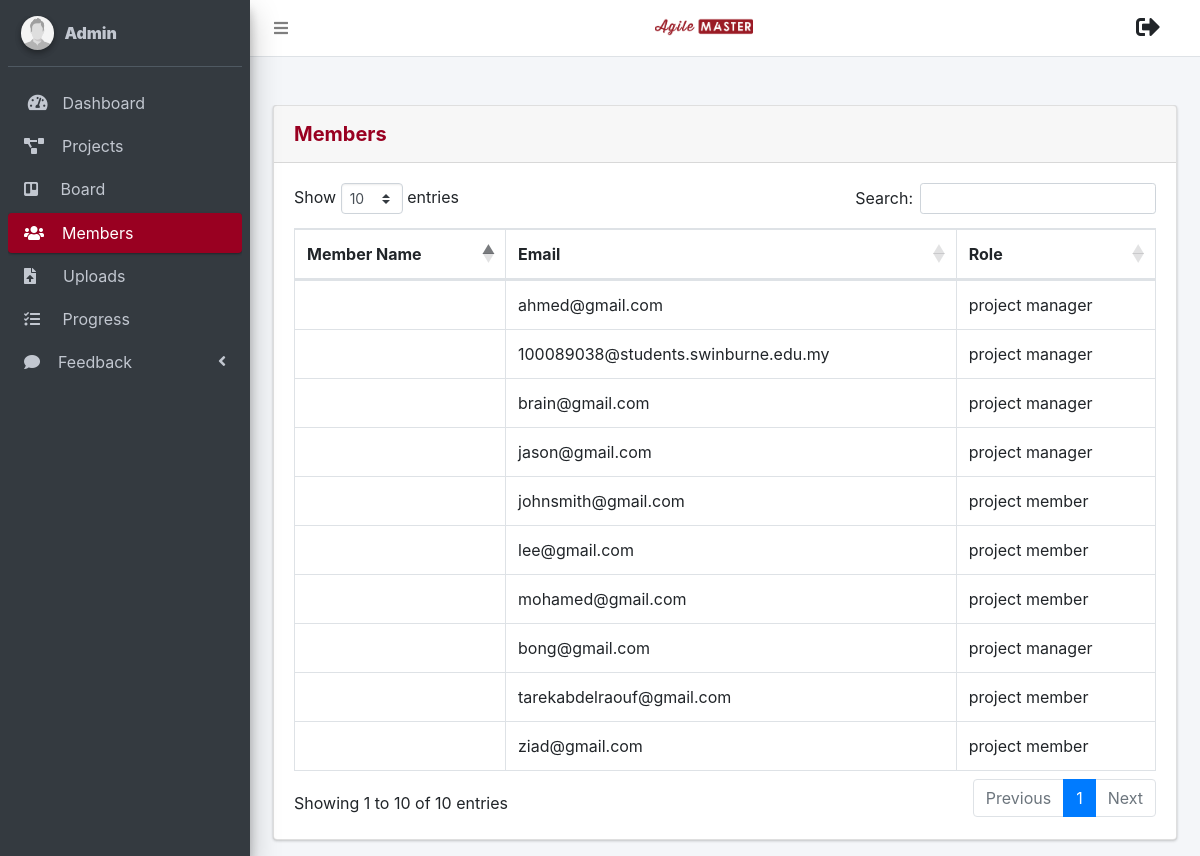
/admin/members.php, run on an earlier commit of the app's database.
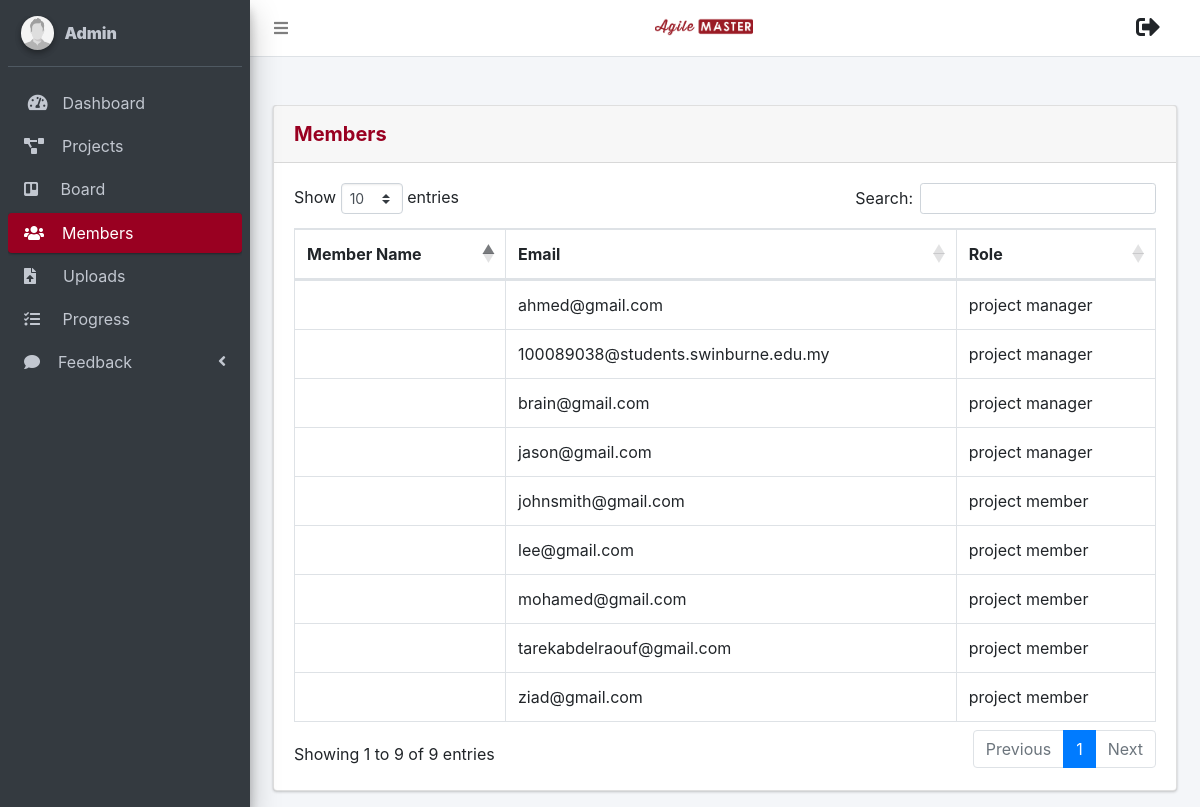
And on a later commit of the database.
### tables this page shows
CREATE TABLE `users` (
  `user_id` int(11) NOT NULL,
  `fname` varchar(255) NOT NULL,
  `lname` varchar(255) NOT NULL,
  `age` int(11) NOT NULL,
  `occupation` varchar(255) NOT NULL,
  `city` varchar(255) NOT NULL,
  `country` varchar(255) NOT NULL,
  `email` varchar(255) NOT NULL,
  `password` varchar(255) NOT NULL,
  `photo` varchar(255) NOT NULL,
  `unique_id` int(255) NOT NULL,
  `status` varchar(255) NOT NULL,
  `role` varchar(255) NOT NULL DEFAULT 'project member'
);

### helpers/module.php (called while the page is built, shortened)
<?php
function get_admin()
{
	global $conn;
	$result = mysqli_query($conn, "SELECT * FROM `admin`");
	return $result;
}
function getAllUser()
{
	global $conn;
	$result = mysqli_query($conn, "SELECT * FROM `users` order by `fname` ASC");
	return $result;
}
?>

### admin/members.php (the view, shortened to what this page needs)
<?php
include_once '../connection/dbconnection.php';
include_once '../helpers/module.php';
?>
<!DOCTYPE html>
<html>
<head>
	<?php include('../navigation/head.php');?>
</head>
<body class="hold-transition sidebar-mini layout-fixed">
<div class="wrapper">
	<?php include('../navigation/topbar_admin.php');?>
	<?php include('../navigation/member_adminsidebar.php');?>
	<div class="content-wrapper">
		<br><br>
		<section class="content">
			<div class="container-fluid">
				<div class="card">
					<div class="card-header py-3">
						<h5 class="m-0 font-weight-bold " style="color: #990021;">Members</h5>
					</div>
					<div class="card-body">
						<div class="table-responsive">
							<table class="table table-bordered" id="dataTable" width="100%" cellspacing="0">
								<thead>
									<tr>
                                        <th >Member Name</th>
                                        <th >Email</th>
                                        <th >Role</th>
                                    </tr>
                                </thead>
                                <tbody>
                                    <?php
                                        $getAllUser = getAllUser();
                                        while($asRow = mysqli_fetch_array($getAllUser))
                                        {
                                    ?>
                                    <tr>
										<td>
										</td>
										<td>
											<?php echo $asRow['email'];?>
										</td>
										<td>
											<?php echo $asRow['role'];;?>
										</td>
                                    </tr>
                                    <?php
                                        }
                                    ?>
                                </tbody>
							</table>
						</div>
					</div>
				</div>
			</div>
		</section>
	</div>
</div>
</body>
</html>

### navigation/head.php (shortened to what this page needs)
<link rel="stylesheet" href="../dependencies/navigation/fontawesome-free/css/all.min.css">
<link rel="stylesheet" href="../dependencies/navigation/css/adminlte.min.css">
<link rel="stylesheet" href="../dependencies/navigation/overlayScrollbars/css/OverlayScrollbars.min.css">
<link href="../dependencies/css/style.css" rel="stylesheet">
<link rel="stylesheet" href="https://cdnjs.cloudflare.com/ajax/libs/font-awesome/4.7.0/css/font-awesome.min.css">
<link href="../dependencies/vendor/bootstrap/css/bootstrap.min.css" rel="stylesheet">
<link href="../dependencies/vendor/icofont/icofont.min.css" rel="stylesheet">
<link href="../dependencies/vendor/boxicons/css/boxicons.min.css" rel="stylesheet">
<link href="../dependencies/vendor/owl.carousel/assets/owl.carousel.min.css" rel="stylesheet">
<link href="../dependencies/vendor/remixicon/remixicon.css" rel="stylesheet">
<link href="../dependencies/vendor/venobox/venobox.css" rel="stylesheet">
<link rel="stylesheet" href="https://cdnjs.cloudflare.com/ajax/libs/twitter-bootstrap/4.5.2/css/bootstrap.css">
<link rel="stylesheet" href="https://cdn.datatables.net/1.10.22/css/dataTables.bootstrap4.min.css">
<link rel="stylesheet" href="https://cdn.materialdesignicons.com/4.8.95/css/materialdesignicons.min.css">
<link href="../dependencies/vendor/datatables/dataTables.bootstrap4.min.css" rel="stylesheet">
<link rel="stylesheet" type="text/css" href="https://cdnjs.cloudflare.com/ajax/libs/twitter-bootstrap/4.1.2/css/bootstrap.min.css" >
<link rel="stylesheet" type="text/css" href="https://cdnjs.cloudflare.com/ajax/libs/bootstrap-select/1.13.1/css/bootstrap-select.min.css">
<link rel="stylesheet" href="https://maxcdn.bootstrapcdn.com/bootstrap/4.5.2/css/bootstrap.min.css">
<link href="css/bootstrap-datetimepicker.min.css" rel="stylesheet">

### navigation/topbar_admin.php (shortened to what this page needs)
<?php
include_once '../connection/dbconnection.php';
include_once '../helpers/module.php';
?>
  <nav class="main-header navbar navbar-expand navbar-white navbar-light">
    <ul class="navbar-nav">
      <li class="nav-item">
        <a class="nav-link" data-widget="pushmenu" href="#" role="button"><i class="fas fa-bars"></i></a>
      </li>
      <li class="nav-item mr-auto" style="text-align: center; margin-top: 5px;" >
        <a href="../admin/dashboard.php"><img src="../resources/images/logo.png" alt="" style="max-width: 12%;" ></a>
      </li>
    </ul>
    <ul class="navbar-nav ml-auto">
          <a href="../admin/logout.php" class="dropdown-item">
			<i class="fas fa-sign-out-alt" style="font-size: 1.5em;"></i>
          </a>
    </ul>
  </nav>

### navigation/member_adminsidebar.php (shortened to what this page needs)
<aside class="main-sidebar sidebar-dark-primary elevation-4">
	<div class="sidebar">
		<div class="user-panel mt-3 pb-3 mb-3 d-flex">
			<div class="image">
				<img src="../resources/images/user2-160x160.jpg" class="img-circle elevation-2" alt="User Image">
			</div>
			<div class="info">
				<a href="#" class="d-block">
					<strong>
                    <?php
                        $get_admin = get_admin();
                        $row = mysqli_fetch_array($get_admin);
                        echo '
                           <strong> '.$row["name"].' </strong>
                           <span class="carrot"></span>';
                    ?>
                </strong>
				</a>
			</div>
		</div>
		<nav class="mt-2" >
			<ul class="nav nav-pills nav-sidebar flex-column" data-widget="treeview" role="menu" data-accordion="false">
				<li class="nav-item has-treeview">
					<a href="dashboard.php" class="nav-link">
						<i class="nav-icon fas fa-tachometer-alt"></i>
						<p>
							&nbsp;Dashboard
						</p>
					</a>
				</li>
				<li class="nav-item">
					<a href="project.php" class="nav-link">
						<i class="fas fa-project-diagram"></i>
						<p>
							&nbsp;&nbsp;&nbsp;Projects
						</p>
					</a>
				</li>
				<li class="nav-item">
					<a href="board.php" class="nav-link">
						<i class="fab fa-trello"></i>
						<p>
							&nbsp;&nbsp;&nbsp;&nbsp;Board
						</p>
					</a>
				</li>
				<li class="nav-item">
					<a href="members.php" class="nav-link active">
						<i class="fas fa-users"></i>
						<p>
							&nbsp;&nbsp;&nbsp;Members
						</p>
					</a>
				</li>
				<li class="nav-item">
					<a href="upload_files.php" class="nav-link">
						<i class="fas fa-file-upload"></i>
						<p>
							&nbsp;&nbsp;&nbsp;&nbsp;&nbsp;Uploads
						</p>
					</a>
				</li>
				<li class="nav-item">
					<a href="progress.php" class="nav-link">
						<i class="fas fa-tasks"></i>
						<p>
							&nbsp;&nbsp;&nbsp;&nbsp;Progress
						</p>
					</a>
				</li>
				<li class="nav-item has-treeview">
					<a href="#" class="nav-link">
						<i class="fas fa-comment"></i>
						<p>
							&nbsp;&nbsp;&nbsp;Feedback
							<i class="fas fa-angle-left right"></i>
						</p>
					</a>
				</li>
				<br><br><br>
			</ul>
		</nav>
    </div>
</aside>

### dependencies/css/style.css (style rules this page uses)
body { font-family: "Open Sans", sans-serif; color: #444444; }
a { text-decoration: none; color: #990021; }
.card-header { width: 100%; padding: 10px 10px 0px 10px; box-sizing: border-box; border-radius: 3px; display: block; font-weight: bold; }
ul { list-style: none; margin: 0; padding: 0px; }
section { padding: 60px 0; overflow: hidden; position: relative; }

What changed in the data, as far as the page shows it:
removed users: email "bong@gmail.com", role "project manager"
Also different on the page:
text written by a page script: "Show entries Search: Showing 1 to 10 of 10 entries Previous 1 Next" → "Show entries Search: Showing 1 to 9 of 9 entries Previous 1 Next"
